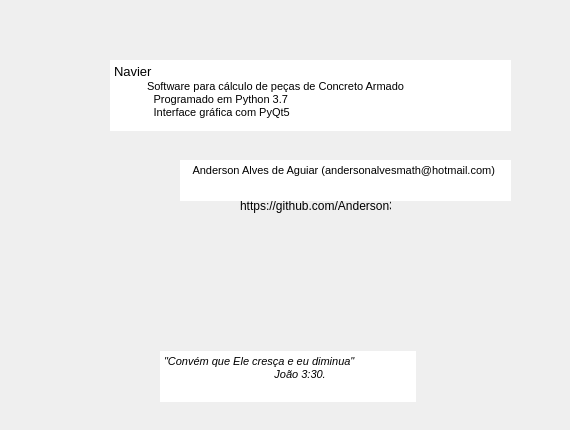
      <widget class="QWidget" name="tab_2">
       <attribute name="title">
        <string>Sobre</string>
       </attribute>
       <widget class="QLabel" name="label_9">
        <property name="geometry">
         <rect>
          <x>-10</x>
          <y>0</y>
          <width>91</width>
          <height>421</height>
         </rect>
        </property>
        <property name="text">
         <string/>
        </property>
       </widget>
       <widget class="QLabel" name="label_8">
        <property name="geometry">
         <rect>
          <x>420</x>
          <y>250</y>
          <width>141</width>
          <height>151</height>
         </rect>
        </property>
        <property name="text">
         <string/>
        </property>
        <property name="pixmap">
         <pixmap>navier_logo.png</pixmap>
        </property>
       </widget>
       <widget class="QTextBrowser" name="textBrowser_5">
        <property name="geometry">
         <rect>
          <x>160</x>
          <y>351</y>
          <width>256</width>
          <height>51</height>
         </rect>
        </property>
        <property name="frameShape">
         <enum>QFrame::NoFrame</enum>
        </property>
        <property name="html">
         <string>&lt;!DOCTYPE HTML PUBLIC &quot;-//W3C//DTD HTML 4.0//EN&quot; &quot;http://www.w3.org/TR/REC-html40/strict.dtd&quot;&gt;
&lt;html&gt;&lt;head&gt;&lt;meta name=&quot;qrichtext&quot; content=&quot;1&quot; /&gt;&lt;style type=&quot;text/css&quot;&gt;
p, li { white-space: pre-wrap; }
&lt;/style&gt;&lt;/head&gt;&lt;body style=&quot; font-family:'MS Shell Dlg 2'; font-size:8.25pt; font-weight:400; font-style:normal;&quot;&gt;
&lt;p style=&quot; margin-top:0px; margin-bottom:0px; margin-left:0px; margin-right:0px; -qt-block-indent:0; text-indent:0px;&quot;&gt;&lt;span style=&quot; font-style:italic;&quot;&gt;&amp;quot;Convém que Ele cresça e eu diminua&amp;quot; &lt;/span&gt;&lt;/p&gt;
&lt;p style=&quot; margin-top:0px; margin-bottom:0px; margin-left:0px; margin-right:0px; -qt-block-indent:0; text-indent:0px;&quot;&gt;&lt;span style=&quot; font-style:italic;&quot;&gt;	          João 3:30.&lt;/span&gt;&lt;/p&gt;
&lt;p style=&quot;-qt-paragraph-type:empty; margin-top:0px; margin-bottom:0px; margin-left:0px; margin-right:0px; -qt-block-indent:0; text-indent:0px;&quot;&gt;&lt;br /&gt;&lt;/p&gt;&lt;/body&gt;&lt;/html&gt;</string>
        </property>
       </widget>
       <widget class="QTextBrowser" name="textBrowser_14">
        <property name="geometry">
         <rect>
          <x>110</x>
          <y>60</y>
          <width>401</width>
          <height>71</height>
         </rect>
        </property>
        <property name="frameShape">
         <enum>QFrame::NoFrame</enum>
        </property>
        <property name="html">
         <string>&lt;!DOCTYPE HTML PUBLIC &quot;-//W3C//DTD HTML 4.0//EN&quot; &quot;http://www.w3.org/TR/REC-html40/strict.dtd&quot;&gt;
&lt;html&gt;&lt;head&gt;&lt;meta name=&quot;qrichtext&quot; content=&quot;1&quot; /&gt;&lt;style type=&quot;text/css&quot;&gt;
p, li { white-space: pre-wrap; }
&lt;/style&gt;&lt;/head&gt;&lt;body style=&quot; font-family:'MS Shell Dlg 2'; font-size:8.25pt; font-weight:400; font-style:normal;&quot;&gt;
&lt;p style=&quot; margin-top:0px; margin-bottom:0px; margin-left:0px; margin-right:0px; -qt-block-indent:0; text-indent:0px;&quot;&gt;&lt;span style=&quot; font-size:10pt;&quot;&gt;Navier &lt;/span&gt;&lt;/p&gt;
&lt;p align=&quot;justify&quot; style=&quot; margin-top:0px; margin-bottom:0px; margin-left:0px; margin-right:0px; -qt-block-indent:0; text-indent:0px;&quot;&gt;&lt;span style=&quot; font-size:9pt;&quot;&gt;         &lt;/span&gt;&lt;span style=&quot; font-size:8pt;&quot;&gt; Software para cálculo de peças de Concreto Armado&lt;/span&gt;	&lt;/p&gt;
&lt;p align=&quot;justify&quot; style=&quot; margin-top:0px; margin-bottom:0px; margin-left:0px; margin-right:0px; -qt-block-indent:0; text-indent:0px;&quot;&gt;             Programado em Python 3.7 &lt;/p&gt;
&lt;p align=&quot;justify&quot; style=&quot; margin-top:0px; margin-bottom:0px; margin-left:0px; margin-right:0px; -qt-block-indent:0; text-indent:0px;&quot;&gt;             Interface gráfica com PyQt5&lt;/p&gt;&lt;/body&gt;&lt;/html&gt;</string>
        </property>
       </widget>
       <widget class="QTextBrowser" name="textBrowser_15">
        <property name="geometry">
         <rect>
          <x>180</x>
          <y>160</y>
          <width>331</width>
          <height>41</height>
         </rect>
        </property>
        <property name="frameShape">
         <enum>QFrame::NoFrame</enum>
        </property>
        <property name="html">
         <string>&lt;!DOCTYPE HTML PUBLIC &quot;-//W3C//DTD HTML 4.0//EN&quot; &quot;http://www.w3.org/TR/REC-html40/strict.dtd&quot;&gt;
&lt;html&gt;&lt;head&gt;&lt;meta name=&quot;qrichtext&quot; content=&quot;1&quot; /&gt;&lt;style type=&quot;text/css&quot;&gt;
p, li { white-space: pre-wrap; }
&lt;/style&gt;&lt;/head&gt;&lt;body style=&quot; font-family:'MS Shell Dlg 2'; font-size:8.25pt; font-weight:400; font-style:normal;&quot;&gt;
&lt;p style=&quot; margin-top:0px; margin-bottom:0px; margin-left:0px; margin-right:0px; -qt-block-indent:0; text-indent:0px;&quot;&gt;   Anderson Alves de Aguiar (andersonalvesmath@hotmail.com)&lt;/p&gt;
&lt;p style=&quot;-qt-paragraph-type:empty; margin-top:0px; margin-bottom:0px; margin-left:0px; margin-right:0px; -qt-block-indent:0; text-indent:0px;&quot;&gt;&lt;br /&gt;&lt;/p&gt;&lt;/body&gt;&lt;/html&gt;</string>
        </property>
       </widget>
       <widget class="QLabel" name="label_18">
        <property name="geometry">
         <rect>
          <x>120</x>
          <y>150</y>
          <width>71</width>
          <height>41</height>
         </rect>
        </property>
        <property name="text">
         <string/>
        </property>
        <property name="pixmap">
         <pixmap>logo_a3_mini.png</pixmap>
        </property>
        <property name="scaledContents">
         <bool>true</bool>
        </property>
       </widget>
       <widget class="QLabel" name="label_19">
        <property name="geometry">
         <rect>
          <x>190</x>
          <y>190</y>
          <width>31</width>
          <height>30</height>
         </rect>
        </property>
        <property name="text">
         <string/>
        </property>
        <property name="pixmap">
         <pixmap>git_logo.png</pixmap>
        </property>
        <property name="scaledContents">
         <bool>true</bool>
        </property>
       </widget>
       <widget class="QLabel" name="label_20">
        <property name="geometry">
         <rect>
          <x>240</x>
          <y>198</y>
          <width>151</width>
          <height>16</height>
         </rect>
        </property>
        <property name="text">
         <string>https://github.com/Anderson3</string>
        </property>
       </widget>
       <widget class="QLabel" name="label_21">
        <property name="geometry">
         <rect>
          <x>460</x>
          <y>190</y>
          <width>31</width>
          <height>31</height>
         </rect>
        </property>
        <property name="text">
         <string/>
        </property>
        <property name="pixmap">
         <pixmap>logo_brunel.png</pixmap>
        </property>
        <property name="scaledContents">
         <bool>true</bool>
        </property>
       </widget>
       <widget class="QLabel" name="label_22">
        <property name="geometry">
         <rect>
          <x>410</x>
          <y>190</y>
          <width>31</width>
          <height>31</height>
         </rect>
        </property>
        <property name="text">
         <string/>
        </property>
        <property name="pixmap">
         <pixmap>logo_engtool.png</pixmap>
        </property>
        <property name="scaledContents">
         <bool>true</bool>
        </property>
       </widget>
      </widget>
